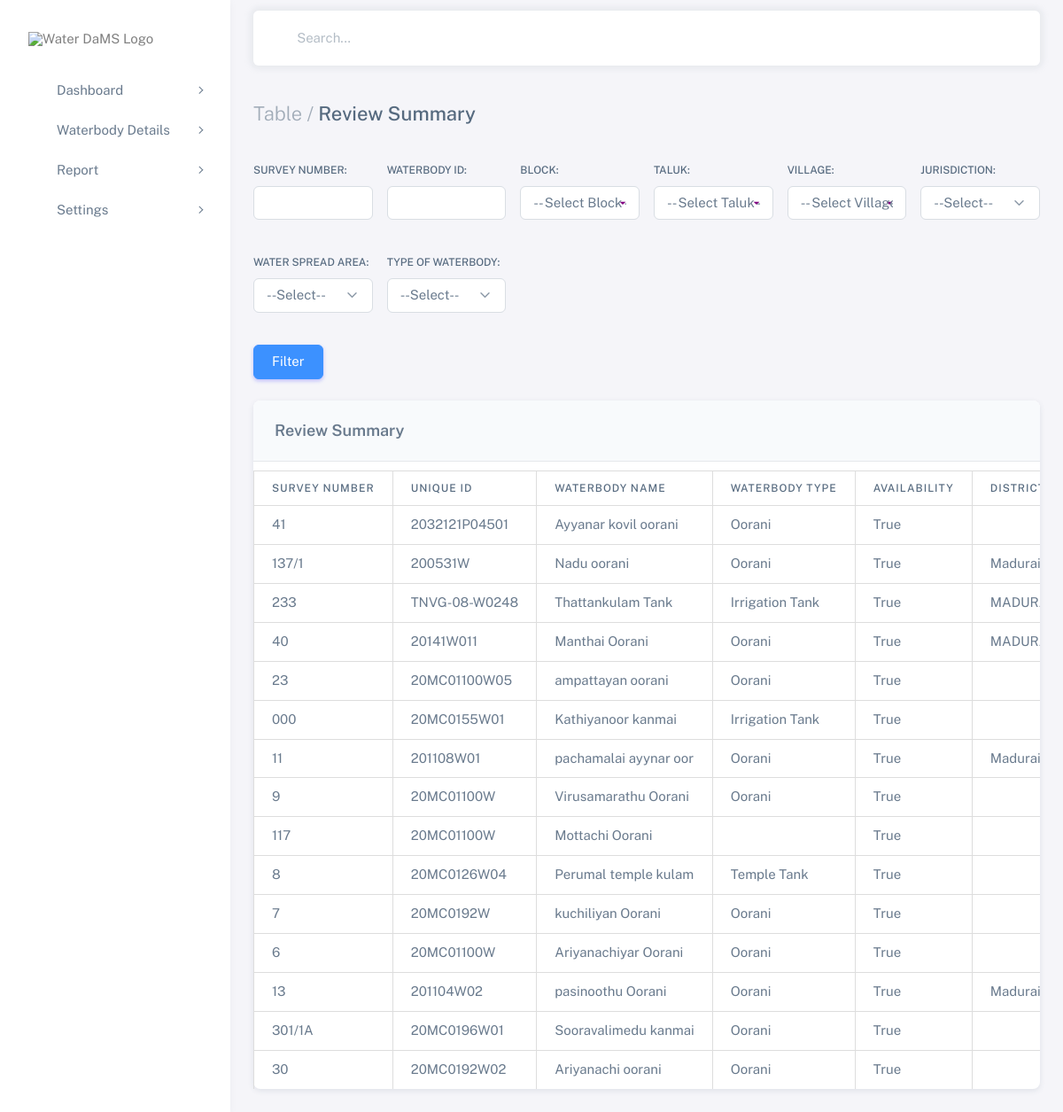
/waterbody-table/, run on an earlier commit of the app's database.
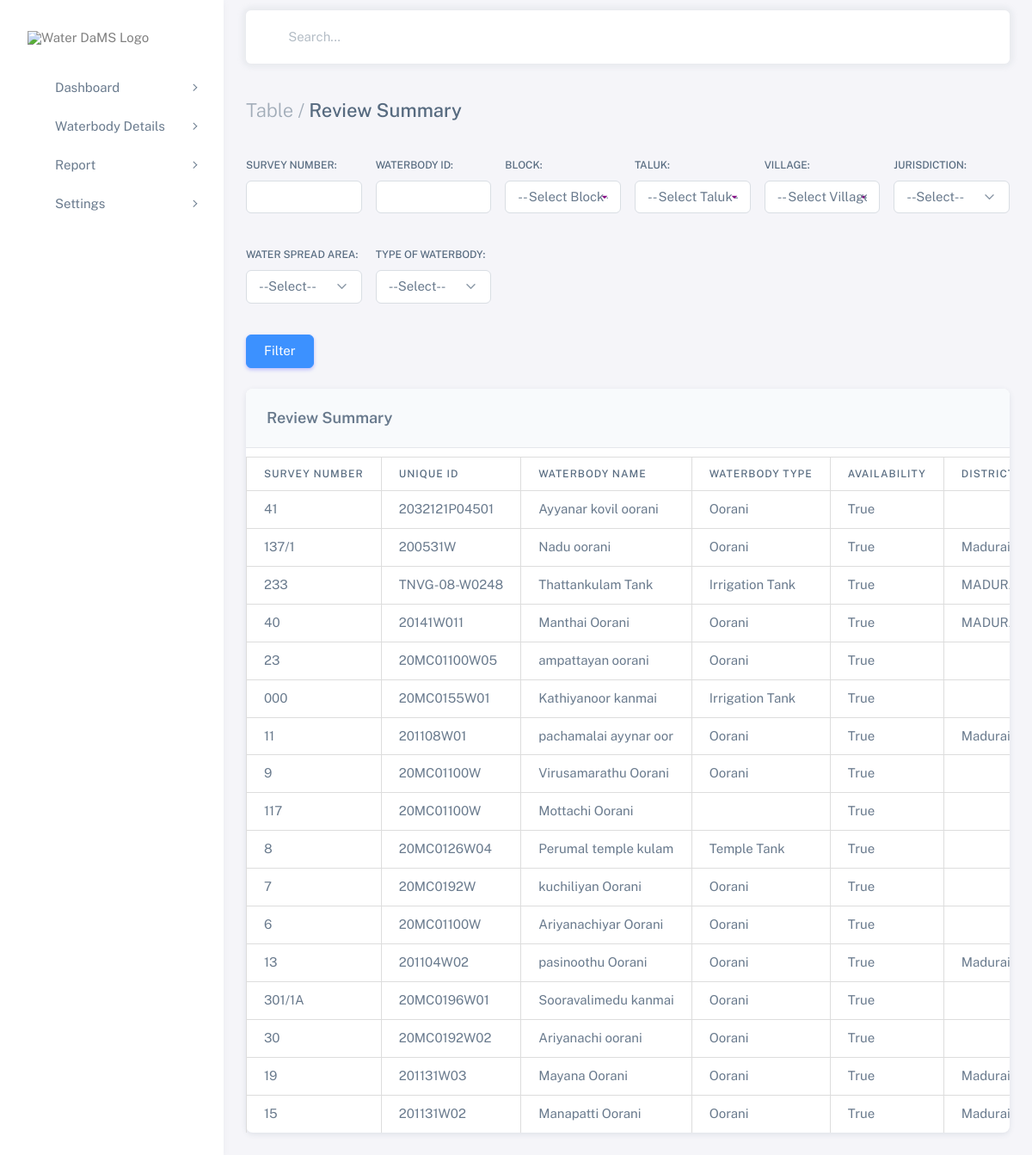
And on a later commit of the database.
### waterbodies_app/models.py (models this page shows, shortened)
class WaterBodyFieldReviewerReviewDetail(models.Model):
    id = models.UUIDField(primary_key=True, default=uuid4, editable=False)  # Use uuid4 to generate unique IDs
    surveyNumber = models.CharField(max_length=255, blank=True)
    waterBodyAvailability = models.BooleanField(default=True)
    waterbodyType = models.CharField(max_length=255, blank=True)
    waterbodyId = models.CharField(max_length=255, blank=True)
    waterbodyName = models.CharField(max_length=255, blank=True)
    district = models.CharField(max_length=255, blank=True)
    taluk = models.CharField(max_length=255, blank=True)
    block = models.CharField(max_length=255, blank=True)
    panchayat = models.CharField(max_length=255, blank=True)
    village = models.CharField(max_length=255, blank=True)
    jurisdiction = models.CharField(max_length=255, blank=True)
    name = models.CharField(max_length=255, blank=True)
    ward = models.CharField(max_length=255, blank=True)
    waterParams = models.JSONField()
    gpsCordinates = models.JSONField()
    draft_status = models.IntegerField()
    verify_status = models.IntegerField()
    createdBy = models.CharField(max_length=255)
    createdDate = models.DateTimeField(auto_now_add=True)
    lastModifiedBy = models.CharField(max_length=255, blank=True)
    lastModifiedDate = models.DateTimeField(auto_now=True)

### waterbodies_app/views.py (the view, shortened to what this page needs)
# urls.py: path('waterbody-table/', waterbody_table_view, name='waterbody-table'),  # Table view
def waterbody_table_view(request):
    waterbodies = WaterBodyFieldReviewerReviewDetail.objects.all()
    blocks = WaterBodyFieldReviewerReviewDetail.objects.values_list('block', flat=True).distinct()
    taluks = WaterBodyFieldReviewerReviewDetail.objects.values_list('taluk', flat=True).distinct()
    villages = WaterBodyFieldReviewerReviewDetail.objects.values_list('village', flat=True).distinct()
    block_filter = request.GET.get('block')
    taluk_filter = request.GET.get('taluk')
    waterbody_type_filter = request.GET.get('waterbodyType')
    village_filter = request.GET.get('village')
    waterbody_name_filter = request.GET.get('waterbodyName')
    survey_number_filter = request.GET.get('surveyNumber')
    waterbody_id_filter = request.GET.get('waterbodyId')
    percentage_of_spread_filter = request.GET.get('percentageOfSpread')
    future_activity_filter = request.GET.getlist('futureActivity')  # Get list of selected future activities
    retaining_wall_filter = request.GET.get('presenceOfRetainingWall')  # New filter
    jurisdiction_filter = request.GET.get('jurisdiction')  # New filter
    if block_filter:
        waterbodies = waterbodies.filter(block=block_filter)
    if taluk_filter:
        waterbodies = waterbodies.filter(taluk=taluk_filter)
    if village_filter:
        waterbodies = waterbodies.filter(village=village_filter)
    if waterbody_type_filter:
        waterbodies = waterbodies.filter(waterbodyType=waterbody_type_filter)
    if waterbody_name_filter:
        waterbodies = waterbodies.filter(waterbodyName__icontains=waterbody_name_filter)
    if survey_number_filter:
        waterbodies = waterbodies.filter(surveyNumber__icontains=survey_number_filter)
    if waterbody_id_filter:
        waterbodies = waterbodies.filter(waterbodyId__icontains=waterbody_id_filter)
    if jurisdiction_filter:
        waterbodies = waterbodies.filter(jurisdiction__icontains=jurisdiction_filter)
    return render(request, 'testjson.html', {
        'waterbodies': waterbodies,
        'blocks': blocks,
        'taluks': taluks,
        'villages': villages,
    })

### templates/testjson.html (shortened to what the changed rows need)
<!DOCTYPE html>
{%load static%}
<html
class="light-style layout-menu-fixed layout-compact"
dir="ltr"
data-theme="theme-default"
data-assets-path="{% static 'assets/' %}"
data-template="vertical-menu-template-free">
<!DOCTYPE html>
<html lang="en" class="light-style layout-wide customizer-hide" dir="ltr" data-theme="theme-default">
<head>
    {% load static %}
    <link rel="stylesheet" href="https://cdnjs.cloudflare.com/ajax/libs/font-awesome/6.0.0-beta3/css/all.min.css">
    <link rel="stylesheet" href="{% static 'assets/vendor/fonts/boxicons.css' %}"/>
    <link rel="stylesheet" href="https://cdnjs.cloudflare.com/ajax/libs/font-awesome/6.5.2/css/all.min.css">
    <link rel="stylesheet" href="{% static 'assets/vendor/css/core.css' %}" class="template-customizer-core-css"/>
    <link rel="stylesheet" href="{% static 'assets/vendor/css/theme-default.css' %}" class="template-customizer-theme-css"/>
    <link rel="stylesheet" href="{% static 'assets/css/demo.css' %}"/>
    <link rel="stylesheet" href="{% static 'assets/vendor/libs/perfect-scrollbar/perfect-scrollbar.css' %}"/>
    <link rel="stylesheet" href="{% static 'assets/vendor/css/pages/page-auth.css' %}"/>
</head>
  <body>
    <div class="layout-wrapper layout-content-navbar">
      <div class="layout-container">
        <div class="layout-page">
          <div class="content-wrapper">
            <div class="container-xxl flex-grow-1 container-p-y">
              <div class="card">
                <div class="table-responsive text-nowrap">
                    <table class="table" id="waterbody-table">
                        <thead>
                            <tr class="text-nowrap">
                                <th>Survey Number</th>
                                <th>Unique ID</th>
                                <th>Waterbody Name</th>
                                <th>Waterbody Type</th>
                                <th>Availability</th>
                                <th>District</th>
                            </tr>
                        </thead>
                        <tbody class="table-border-bottom-0">
                            {% for waterbody in waterbodies %}
                            <tr>
                                <td>{{ waterbody.surveyNumber }}</td>
                                <td>{{ waterbody.waterbodyId }}</td>
                                <td>{{ waterbody.waterbodyName }}</td>
                                <td>{{ waterbody.waterbodyType }}</td>
                                <td>{{ waterbody.waterBodyAvailability }}</td>
                                <td>{{ waterbody.district }}</td>
                              </tr>
                            {% endfor %}
                        </tbody>
                    </table>
                </div>
            </div>
          </div>
        </div>
      </div>
    </div>
  </body>
</html>

What changed in the data, as far as the page shows it:
added WaterBodyFieldReviewerReviewDetail: surveyNumber "19", waterbodyId "201131W03", waterbodyName "Mayana Oorani", waterbodyType "Oorani", waterBodyAvailability "True", district "Madurai"
added WaterBodyFieldReviewerReviewDetail: surveyNumber "15", waterbodyId "201131W02", waterbodyName "Manapatti Oorani", waterbodyType "Oorani", waterBodyAvailability "True", district "Madurai"
